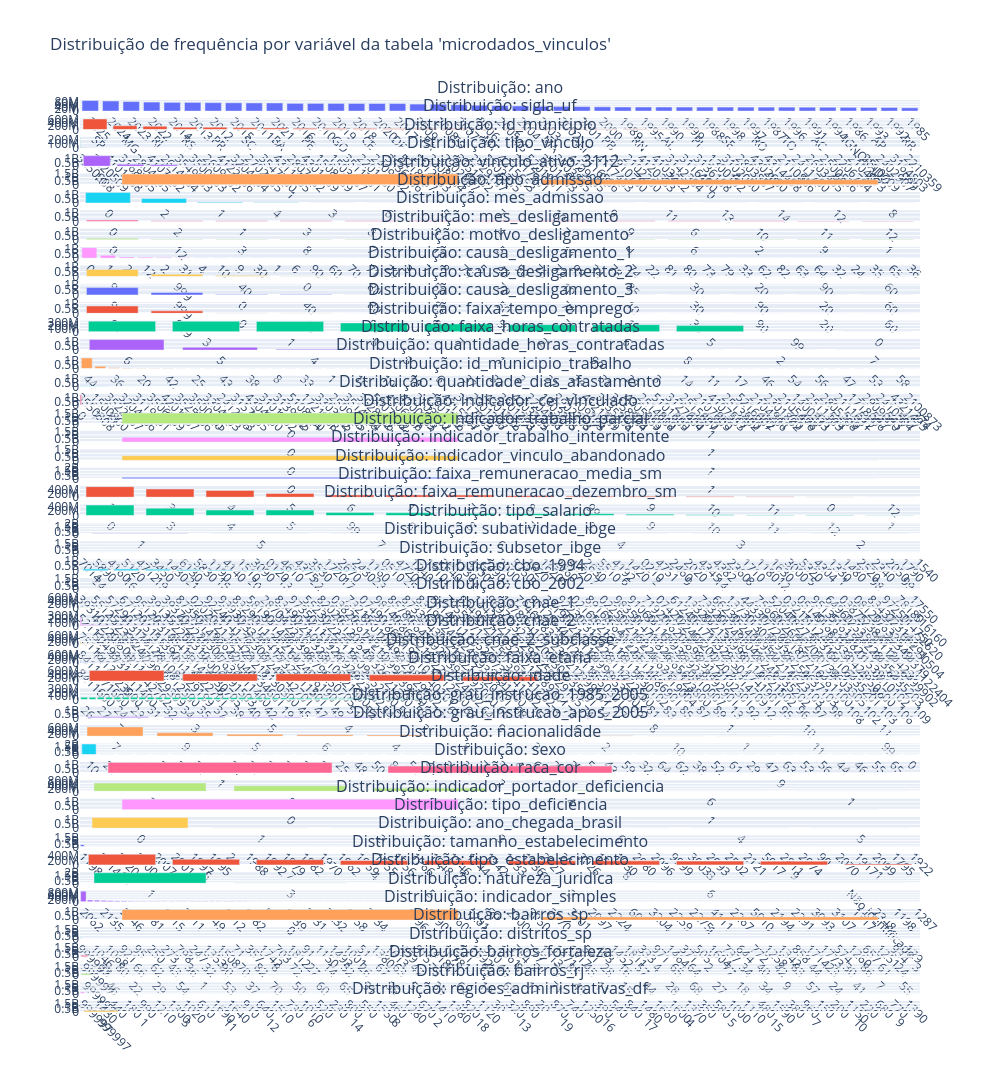

Write notebook code for a chart like this one.
### Markdown cell above
### Valores Categoricos

### Code cell
import plotly.graph_objects as go
from plotly.subplots import make_subplots
import webbrowser


def get_value_counts(client, table, col):
    query = f"""
    SELECT
        `{col}` AS value,
        COUNT(*) AS freq
    FROM `{table}`
    GROUP BY `{col}`
    ORDER BY freq DESC
    
    """
    df = client.query(query).to_dataframe()
    df["value"] = df["value"].astype(str)  # garante eixo categórico consistente
    return df

dtypes=list(df_metadata_t1['data_type'].values)
columns = list(df_metadata_t1['column_name'].values)

cat_columns=[
    col for col, dtype in zip(columns, dtypes) 
    if dtype in ['STRING',"INT64", 'DATE', 'DATETIME', 'TIMESTAMP']
    ]

table = f"{DATASET_NAME}.{SCHEMA_NAME}.{TABLE}"

# Coleta os value_counts de cada coluna (uma query por coluna)
value_counts_dict = {}
for col in cat_columns:
    print(f"Consultando: {col}")
    value_counts_dict[col] = get_value_counts(client, table, col)

# Monta o grid vertical: 1 gráfico por linha
n = len(cat_columns)
fig = make_subplots(
    rows=n, cols=1,
    subplot_titles=[f"Distribuição: {col}" for col in cat_columns],
    vertical_spacing=0.4 / n  # espaçamento proporcional para não sobrepor títulos
)

for i, col in enumerate(cat_columns, start=1):
    df_vc = value_counts_dict[col]
    fig.add_trace(
        go.Bar(
            x=df_vc["value"],
            y=df_vc["freq"],
            name=col,
            showlegend=False
        ),
        row=i, col=1
    )
    fig.update_xaxes(tickangle=45, row=i, col=1)

# Altura por gráfico ~350px, permitindo scroll vertical no notebook/HTML
fig.update_layout(
    height=350 * n,
    width=1000,
    title_text=f"Distribuição de frequência por variável da tabela '{TABLE}'",
    showlegend=False
)

# Salva como HTML
output_path = os.path.abspath(f"data/outputs/distribuicao_{TABLE}_cat_columns.html")
fig.show()

### Figure 1 — Plotly figure (JSON) as saved in the notebook; plotly's stock layout.template omitted (floating-point values rounded to 4 significant figures; data arrays with more than 128 entries replaced by an {"elided": "..."} marker saying what was removed)
{"data": [{"name": "ano", "showlegend": false, "type": "bar", "x": ["2025", "2024", "2023", "2022", "2014", "2013", "2012", "2015", "2011", "2021", "2016", "2010", "2019", "2018", "2020", "2017", "2009", "2008", "2007", "2006", "2005", "2004", "2003", "2002", "2001", "2000", "1989", "1995", "1990", "1999", "1988", "1998", "1997", "1987", "1996", "1991", "1994", "1986", "1993", "1992", "1985"], "xaxis": "x", "y": [91710262, 87747220, 82966522, 78488470, 76107279, 75400510, 73326485, 72175102, 70971125, 70521981, 67144598, 66747302, 66667417, 66214692, 65921194, 65655882, 61126896, 59706419, 54649133, 50701027, 47657099, 44683910, 41969162, 40927865, 39243045, 37262386, 35901328, 35526312, 35305510, 35164287, 35013779, 35005506, 34652391, 34437408, 34369960, 33909840, 33558592, 32813619, 32209927, 31519344, 28525167], "yaxis": "y"}, {"name": "sigla_uf", "showlegend": false, "type": "bar", "x": ["SP", "MG", "RJ", "RS", "PR", "SC", "BA", "PE", "GO", "CE", "DF", "PA", "ES", "MT", "MS", "MA", "AM", "PB", "RN", "AL", "PI", "SE", "RO", "TO", "AC", "IGNORADO", "AP", "RR"], "xaxis": "x2", "y": [655781251, 232053687, 202165798, 144716107, 140673903, 102824178, 94603153, 69432793, 63450993, 59413142, 51015322, 43172285, 42193156, 36356945, 28852514, 26529024, 25250496, 25205679, 24649643, 21491639, 16649108, 16050080, 13744885, 10100898, 5008264, 4502735, 4461111, 3257164], "yaxis": "y2"}, {"name": "id_municipio", "showlegend": false, "type": "bar", "x": {"elided": "5572 str values"}, "xaxis": "x3", "y": {"elided": "5572 int values"}, "yaxis": "y3"}, {"name": "tipo_vinculo", "showlegend": false, "type": "bar", "x": ["10", "1", "30", "60", "35", "25", "50", "2", "31", "20", "15", "97", "55", "5", "96", "90", "70", "75", "40", null, "4", "95", "3", "65", "80", "999"], "xaxis": "x4", "y": [1376959406, 256589965, 194041404, 51654565, 50685486, 37598462, 30728260, 27242052, 23725462, 21715819, 18183311, 15276800, 13927564, 9661594, 8170922, 5136511, 4878249, 4038996, 3282296, 3131007, 2905422, 1736256, 815679, 762036, 753603, 4826], "yaxis": "y4"}, {"name": "vinculo_ativo_3112", "showlegend": false, "type": "bar", "x": ["1", "0"], "xaxis": "x5", "y": [1470804347, 692801606], "yaxis": "y5"}, {"name": "tipo_admissao", "showlegend": false, "type": "bar", "x": ["0", "2", null, "1", "4", "3", "6", "5", "7", "10", "9", "11", "13", "14", "12", "8"], "xaxis": "x6", "y": [1217348250, 517200798, 299869010, 87017588, 36883411, 4229082, 546061, 244396, 95167, 56457, 39588, 36901, 11756, 11366, 9766, 6356], "yaxis": "y6"}, {"name": "mes_admissao", "showlegend": false, "type": "bar", "x": [null, "0", "2", "1", "3", "8", "5", "4", "7", "9", "6", "10", "11", "12"], "xaxis": "x7", "y": [1215742050, 166312752, 73916300, 72656816, 72417307, 68134347, 67250897, 66074661, 64728492, 64708205, 63809286, 63102797, 59731551, 45020492], "yaxis": "y7"}, {"name": "mes_desligamento", "showlegend": false, "type": "bar", "x": [null, "0", "12", "3", "8", "7", "10", "5", "11", "4", "6", "2", "9", "1"], "xaxis": "x8", "y": [1296803641, 174253604, 76462901, 60626594, 57000730, 56663231, 56659151, 56277288, 55984769, 54960279, 54669904, 54599252, 54597212, 54047397], "yaxis": "y8"}, {"name": "motivo_desligamento", "showlegend": false, "type": "bar", "x": ["0", null, "11", "21", "12", "2", "31", "4", "10", "9", "30", "1", "6", "90", "60", "70", "71", "20", "3", "7", "8", "75", "5", "40", "50", "76", "72", "99", "34", "78", "74", "22", "81", "80", "73", "79", "33", "62", "82", "63", "64", "32", "24", "35", "65", "36"], "xaxis": "x9", "y": [1091610954, 378651558, 295957780, 129771310, 108460027, 60598729, 39161902, 21564770, 9146163, 4417722, 4215463, 3607807, 2380741, 2310686, 2053091, 1530814, 1378653, 1286804, 1185132, 967786, 414985, 390113, 371206, 346348, 328390, 243964, 233987, 175987, 142047, 101239, 100839, 92170, 86745, 78038, 76126, 62988, 41381, 31532, 5965, 5853, 5440, 5172, 3555, 1667, 1428, 896], "yaxis": "y9"}, {"name": "causa_desligamento_1", "showlegend": false, "type": "bar", "x": [null, "99", "999", "40", "0", "80", "50", "70", "10", "85", "30", "20", "90", "60"], "xaxis": "x10", "y": [1036308654, 706619069, 233126383, 98460320, 40927865, 13516260, 13457503, 6729997, 5224022, 5207561, 2808610, 544545, 485241, 189923], "yaxis": "y10"}, {"name": "causa_desligamento_2", "showlegend": false, "type": "bar", "x": [null, "99", "999", "0", "40", "80", "85", "50", "70", "10", "30", "90", "20", "60"], "xaxis": "x11", "y": [1070576448, 749046043, 248720896, 40927865, 40723304, 5118452, 2465244, 2315996, 1629850, 988912, 834673, 180053, 61285, 16932], "yaxis": "y11"}, {"name": "causa_desligamento_3", "showlegend": false, "type": "bar", "x": [null, "99", "999", "0", "40", "80", "85", "50", "70", "10", "30", "90", "20", "60"], "xaxis": "x12", "y": [1080018226, 759246094, 254439735, 40927865, 22459687, 2502372, 1116921, 1053164, 842899, 445426, 433386, 89354, 22878, 7946], "yaxis": "y12"}, {"name": "faixa_tempo_emprego", "showlegend": false, "type": "bar", "x": ["4", "3", "1", "8", "7", "2", "6", "5", null, "99", "0"], "xaxis": "x13", "y": [335483154, 331831846, 323262178, 278652780, 248396306, 223518054, 222933265, 194381499, 2484585, 1836723, 825563], "yaxis": "y13"}, {"name": "faixa_horas_contratadas", "showlegend": false, "type": "bar", "x": ["6", "5", null, "4", "3", "1", "99", "8", "2", "7"], "xaxis": "x14", "y": [1318899975, 357954626, 299966163, 108368809, 39748269, 18837556, 9231553, 5153317, 3076776, 2368909], "yaxis": "y14"}, {"name": "quantidade_horas_contratadas", "showlegend": false, "type": "bar", "x": ["44", null, "40", "36", "30", "20", "24", "42", "22", "25", "99", "43", "0", "38", "35", "8", "12", "33", "48", "1", "41", "16", "32", "10", "45", "18", "4", "6", "15", "37", "39", "34", "28", "2", "51", "27", "5", "26", "21", "31", "13", "23", "9", "3", "7", "14", "29", "11", "19", "17", "50", "46", "52", "54", "49", "56", "60", "47", "55", "53", "57", "58", "59"], "xaxis": "x15", "y": [1294599912, 299635922, 262591626, 78200669, 67356542, 34594701, 18107814, 16556108, 11307652, 5861234, 5833426, 5463910, 3710482, 3681813, 3303476, 2906161, 2737361, 2645056, 2562703, 2496121, 2263438, 2170750, 2168030, 2060805, 1965654, 1943792, 1901915, 1696096, 1564999, 1511845, 1511843, 1449760, 1380005, 1192744, 1024522, 1001411, 990335, 979991, 978652, 872917, 861596, 778920, 767750, 749047, 743380, 652718, 615506, 599310, 584040, 449855, 255359, 244357, 228736, 226707, 225804, 198540, 186847, 156463, 135422, 74758, 35768, 32490, 20387], "yaxis": "y15"}, {"name": "id_municipio_trabalho", "showlegend": false, "type": "bar", "x": {"elided": "5572 str values"}, "xaxis": "x16", "y": {"elided": "5572 int values"}, "yaxis": "y16"}, {"name": "quantidade_dias_afastamento", "showlegend": false, "type": "bar", "x": {"elided": "535 str values"}, "xaxis": "x17", "y": {"elided": "535 int values"}, "yaxis": "y17"}, {"name": "indicador_cei_vinculado", "showlegend": false, "type": "bar", "x": ["0", null, "1"], "xaxis": "x18", "y": [1661361092, 472748683, 29496178], "yaxis": "y18"}, {"name": "indicador_trabalho_parcial", "showlegend": false, "type": "bar", "x": [null, "0", "1"], "xaxis": "x19", "y": [1487712313, 671897999, 3995641], "yaxis": "y19"}, {"name": "indicador_trabalho_intermitente", "showlegend": false, "type": "bar", "x": [null, "0", "1"], "xaxis": "x20", "y": [1487712313, 671010313, 4883327], "yaxis": "y20"}, {"name": "indicador_vinculo_abandonado", "showlegend": false, "type": "bar", "x": [null, "0", "1"], "xaxis": "x21", "y": [1901181949, 260533291, 1890713], "yaxis": "y21"}, {"name": "faixa_remuneracao_media_sm", "showlegend": false, "type": "bar", "x": ["2", "3", "4", "5", "6", "1", "7", "8", "99", "9", "10", "11", null, "0", "12"], "xaxis": "x22", "y": [554752420, 432450582, 358716486, 196253330, 118972900, 115969494, 109973687, 80071958, 54020518, 52051317, 30390192, 26575464, 20144848, 10926899, 2335858], "yaxis": "y22"}, {"name": "faixa_remuneracao_dezembro_sm", "showlegend": false, "type": "bar", "x": ["0", "3", "4", "5", "99", "6", null, "8", "7", "2", "9", "10", "11", "12", "1"], "xaxis": "x23", "y": [485493055, 337088859, 256067560, 255860951, 138490408, 131995553, 119414691, 93305685, 88777448, 86721324, 66514307, 43294163, 25537408, 24471368, 10573173], "yaxis": "y23"}, {"name": "tipo_salario", "showlegend": false, "type": "bar", "x": [null, "1", "5", "7", "6", "4", "3", "2"], "xaxis": "x24", "y": [2097391261, 61195856, 4006703, 426415, 297618, 158201, 94484, 35415], "yaxis": "y24"}, {"name": "subatividade_ibge", "showlegend": false, "type": "bar", "x": {"elided": "234 str values"}, "xaxis": "x25", "y": {"elided": "234 int values"}, "yaxis": "y25"}, {"name": "subsetor_ibge", "showlegend": false, "type": "bar", "x": [null, "24", "16", "19", "21", "15", "20", "13", "22", "17", "23", "25", "11", "18", "10", "3", "4", "7", "6", "2", "9", "14", "8", "12", "5", "1", "98", "99"], "xaxis": "x26", "y": [1068706494, 170369225, 168183767, 141296631, 103055935, 69372619, 58101511, 46919606, 40720174, 37192468, 36892747, 36182163, 24672170, 22697745, 20850409, 18674128, 14538348, 12319825, 11427884, 10396805, 10263163, 9486772, 9111240, 8449925, 7912212, 5170674, 606164, 35149], "yaxis": "y26"}, {"name": "cbo_1994", "showlegend": false, "type": "bar", "x": {"elided": "2381 str values"}, "xaxis": "x27", "y": {"elided": "2381 int values"}, "yaxis": "y27"}, {"name": "cbo_2002", "showlegend": false, "type": "bar", "x": {"elided": "2843 str values"}, "xaxis": "x28", "y": {"elided": "2843 int values"}, "yaxis": "y28"}, {"name": "cnae_1", "showlegend": false, "type": "bar", "x": {"elided": "619 str values"}, "xaxis": "x29", "y": {"elided": "619 int values"}, "yaxis": "y29"}, {"name": "cnae_2", "showlegend": false, "type": "bar", "x": {"elided": "674 str values"}, "xaxis": "x30", "y": {"elided": "674 int values"}, "yaxis": "y30"}, {"name": "cnae_2_subclasse", "showlegend": false, "type": "bar", "x": {"elided": "1362 str values"}, "xaxis": "x31", "y": {"elided": "1362 int values"}, "yaxis": "y31"}, {"name": "faixa_etaria", "showlegend": false, "type": "bar", "x": ["5", "6", "3", "4", "7", "2", "8", null, "1", "99"], "xaxis": "x32", "y": [627393703, 426643306, 425458889, 369639702, 256969750, 30018183, 21924977, 4184807, 1368389, 4247], "yaxis": "y32"}, {"name": "idade", "showlegend": false, "type": "bar", "x": [null, "26", "25", "27", "28", "24", "29", "23", "30", "31", "22", "32", "33", "34", "21", "35", "36", "37", "20", "38", "39", "40", "41", "42", "43", "19", "44", "45", "46", "47", "48", "49", "50", "51", "18", "52", "53", "54", "55", "56", "57", "58", "59", "17", "60", "61", "62", "63", "16", "64", "65", "66", "67", "68", "69", "15", "70", "71", "72", "73", "0", "74", "75", "14", "76", "77", "78", "79", "80", "81", "82", "83", "84", "85", "86", "87", "88", "89", "90", "13", "91", "92", "93", "12", "94", "95", "11", "96", "10", "97", "100", "98", "99", "108", "101", "102", "104", "103", "107", "106", "105", "109"], "xaxis": "x33", "y": [299635922, 63342231, 63095348, 62988720, 62359635, 62293061, 61467511, 60476476, 60431668, 59189452, 57982964, 57864613, 56496088, 55216553, 54850631, 53862521, 52510784, 51006134, 50302311, 49427131, 47840114, 46276696, 44568566, 42915757, 41131582, 41080758, 39186040, 37254092, 35387248, 33479479, 31583332, 29680976, 27781189, 25827105, 23951173, 23920218, 22098245, 20297038, 18551767, 16814257, 15135897, 13541241, 12038338, 11645529, 10550677, 8899313, 7443098, 6250049, 5823307, 5256165, 4352665, 3389575, 2657455, 2139753, 1723944, 1651727, 1372372, 1009768, 783197, 613742, 486101, 478185, 373882, 314957, 276134, 214317, 166413, 129579, 105183, 68877, 54019, 42759, 34444, 27853, 22586, 18278, 16056, 11714, 9001, 7892, 7292, 6344, 5472, 4057, 3945, 3243, 2732, 2530, 2261, 1993, 1741, 1498, 1165, 135, 31, 25, 14, 14, 12, 11, 7, 3], "yaxis": "y33"}, {"name": "grau_instrucao_1985_2005", "showlegend": false, "type": "bar", "x": [null, "7", "3", "5", "4", "2", "9", "6", "8", "1", "10", "11"], "xaxis": "x34", "y": [1409106992, 150609375, 116578725, 116287413, 113141618, 82164621, 70441016, 60466117, 24937963, 19788627, 56542, 26944], "yaxis": "y34"}, {"name": "grau_instrucao_apos_2005", "showlegend": false, "type": "bar", "x": [null, "7", "9", "5", "6", "4", "8", "3", "2", "10", "1", "11", "99"], "xaxis": "x35", "y": [759656437, 669029338, 248627592, 143476686, 102528036, 86271317, 53021233, 43953972, 41502910, 6587607, 6235278, 2715479, 68], "yaxis": "y35"}, {"name": "nacionalidade", "showlegend": false, "type": "bar", "x": ["10", null, "26", "40", "45", "20", "21", "24", "41", "22", "34", "39", "30", "35", "23", "25", "48", "50", "80", "54", "42", "36", "28", "70", "31", "49", "60", "27", "37", "51", "43", "59", "32", "64", "62", "38", "52", "61", "29", "47", "63", "53", "56", "44", "46", "55", "65", "0"], "xaxis": "x36", "y": [2153319779, 3239324, 1270781, 910555, 671883, 567237, 496085, 265225, 201344, 190589, 188253, 183783, 183754, 170113, 153224, 147176, 130312, 120120, 120015, 116247, 107262, 98014, 87504, 85743, 69507, 68967, 66990, 65988, 61630, 41258, 32495, 30331, 26478, 25766, 12199, 11988, 9758, 9026, 8473, 8090, 7679, 6232, 5404, 4860, 4319, 3938, 204, 51], "yaxis": "y36"}, {"name": "sexo", "showlegend": false, "type": "bar", "x": ["1", "2", "9"], "xaxis": "x37", "y": [1306777789, 856828096, 68], "yaxis": "y37"}, {"name": "raca_cor", "showlegend": false, "type": "bar", "x": [null, "2", "8", "9", "4", "6", "1"], "xaxis": "x38", "y": [794744074, 622068252, 423065197, 239564182, 71541383, 9371938, 3250927], "yaxis": "y38"}, {"name": "indicador_portador_deficiencia", "showlegend": false, "type": "bar", "x": ["0", null, "1"], "xaxis": "x39", "y": [1341948941, 810357464, 11299548], "yaxis": "y39"}, {"name": "tipo_deficiencia", "showlegend": false, "type": "bar", "x": ["0", null, "1", "2", "3", "6", "4", "5"], "xaxis": "x40", "y": [1341903446, 810361360, 5340168, 2222674, 1527878, 1040350, 957895, 252182], "yaxis": "y40"}, {"name": "ano_chegada_brasil", "showlegend": false, "type": "bar", "x": {"elided": "183 str values"}, "xaxis": "x41", "y": {"elided": "183 int values"}, "yaxis": "y41"}, {"name": "tamanho_estabelecimento", "showlegend": false, "type": "bar", "x": ["10", "5", "7", "4", "2", "6", "8", "3", "9", "1"], "xaxis": "x42", "y": [487728804, 260707693, 240659181, 202230603, 201479541, 187781682, 187403932, 176989528, 174147450, 44477539], "yaxis": "y42"}, {"name": "tipo_estabelecimento", "showlegend": false, "type": "bar", "x": ["1", "3", "5", "2", "6", null, "Não identificado"], "xaxis": "x43", "y": [2085061006, 58926938, 6318345, 4478765, 4140234, 2923331, 1757334], "yaxis": "y43"}, {"name": "natureza_juridica", "showlegend": false, "type": "bar", "x": ["2062", null, "2054", "1031", "2135", "1023", "3999", "2046", "2305", "1244", "4081", "20", "2240", "1015", "2038", "3085", "2011", "2143", "3069", "4049", "3026", "1104", "1112", "2119", "4120", "1082", "2151", "1066", "80", "3077", "1120", "1139", "1147", "1074", "3131", "4080", "4022", "2232", "1333", "2992", "1058", "10", "1155", "3034", "3018", "4014", "40", "3220", "50", "1996", "1040", "3042", "1090", "4065", "2020", "2160", "2127", "1279", "1201", "1171", "2178", "30", "2313", "70", "2100", "2283", "1236", "3050", "35", "90", "2070", "1210", "3130", "3301", "1325", "1260", "2097", "2321", "2089", "2224", "1163", "4995", "60", "2076", "4030", "3204", "1180", "4073", "2259", "5029", "1228", "2275", "5037", "3212", "4111", "3123", "5002", "2267", "2208", "3263", "5010", "1309", "3247", "2194", "4090", "3255", "2291", "2216", "3310", "3093", "4057", "3115", "3107", "3271", "1252", "1317", "1341", "2330", "2348", "3239", "3280", "1198", "1295", "3298", "1287"], "xaxis": "x44", "y": [917357595, 311782665, 150603411, 132290431, 111566443, 89503622, 64013499, 54376164, 29974780, 25811869, 23218473, 22619080, 18054289, 16352446, 15765812, 15373323, 13899624, 13767001, 9301748, 9224803, 8837966, 7999899, 7287070, 6229533, 5809147, 5316859, 4479819, 4059776, 3909204, 3900753, 3648113, 3408833, 3335329, 2941568, 2933662, 2889330, 2887389, 2800871, 2763177, 2701485, 2542158, 2503221, 1893686, 1715209, 1663427, 1603800, 1288581, 1229165, 1211060, 955572, 860894, 855492, 786407, 751771, 677925, 603131, 599156, 585835, 571589, 554496, 535235, 493536, 450265, 414044, 413304, 405841, 371525, 353688, 349614, 304435, 292032, 277756, 275646, 227868, 227036, 203214, 199927, 149309, 140728, 132218, 125316, 77661, 75244, 66838, 65004, 59779, 50862, 43064, 40286, 40113, 37515, 26803, 20497, 20368, 19587, 17149, 17047, 15412, 15156, 12234, 11203, 9877, 8946, 8193, 7325, 6924, 6522, 5965, 3919, 3552, 3396, 3392, 3096, 2874, 2656, 1900, 1281, 1139, 544, 396, 182, 62, 7, 6, 4], "yaxis": "y44"}, {"name": "indicador_simples", "showlegend": false, "type": "bar", "x": ["0", null, "1"], "xaxis": "x45", "y": [1243004241, 545175356, 375426356], "yaxis": "y45"}, {"name": "bairros_sp", "showlegend": false, "type": "bar", "x": {"elided": "1678 str values"}, "xaxis": "x46", "y": {"elided": "1678 int values"}, "yaxis": "y46"}, {"name": "distritos_sp", "showlegend": false, "type": "bar", "x": [null, "999997", "79", "33", "71", "80", "7", "66", "46", "62", "92", "43", "25", "36", "6", "32", "51", "90", "9", "70", "69", "82", "10", "8", "53", "72", "91", "27", "13", "14", "89", "52", "60", "26", "39", "67", "12", "63", "15", "47", "74", "78", "68", "81", "59", "1", "22", "95", "20", "48", "96", "87", "93", "21", "56", "75", "38", "85", "19", "45", "49", "28", "17", "16", "37", "57", "35", "4", "94", "65", "73", "64", "54", "2", "84", "77", "29", "34", "18", "40", "41", "42", "76", "83", "88", "44", "11", "23", "55", "30", "58", "86", "50", "61", "5", "24", "31", "3"], "xaxis": "x47", "y": [1728042884, 262424004, 16162021, 9815165, 8553445, 7416179, 6772049, 5594129, 4440608, 4296029, 3957960, 3803733, 3392121, 3337086, 3184977, 2957158, 2942297, 2808634, 2783651, 2709491, 2384071, 2342659, 2257883, 2152738, 2103423, 2022874, 1956557, 1927464, 1915865, 1887250, 1874489, 1791230, 1734852, 1731243, 1720785, 1646042, 1593774, 1580361, 1529625, 1504912, 1451757, 1401098, 1396726, 1316323, 1215706, 1208205, 1129029, 1116748, 1114067, 1074313, 1067795, 1027009, 990007, 950651, 929066, 902045, 899244, 895247, 884856, 850087, 849381, 827982, 815156, 806830, 806662, 758124, 751432, 746128, 643262, 634518, 625722, 622837, 611437, 587177, 553369, 547131, 530642, 493315, 478390, 467874, 449028, 425139, 396143, 394548, 389482, 389277, 370358, 360578, 319266, 308817, 293722, 279170, 247576, 240006, 234738, 204260, 169176, 105603], "yaxis": "y47"}, {"name": "bairros_fortaleza", "showlegend": false, "type": "bar", "x": [null, "999997", "20", "46", "3", "22", "40", "29", "32", "54", "47", "1", "12", "53", "10", "37", "42", "70", "58", "50", "21", "60", "8", "65", "6", "31", "30", "35", "63", "5", "67", "38", "48", "64", "52", "19", "61", "69", "39", "17", "23", "71", "43", "45", "25", "11", "26", "15", "14", "44", "66", "28", "49", "68", "59", "27", "13", "18", "33", "34", "2", "9", "51", "57", "56", "24", "16", "41", "62", "7", "36", "55", "4"], "xaxis": "x48", "y": [1884929054, 262424004, 3052913, 1628519, 1391424, 850333, 681921, 633737, 611090, 531093, 527262, 386233, 377157, 365769, 340186, 306270, 298304, 190186, 186597, 170717, 168691, 164151, 151423, 150694, 144572, 135534, 132921, 132879, 130343, 129991, 124035, 119330, 113861, 112553, 109232, 108149, 106850, 86328, 83751, 72583, 69551, 67286, 58410, 56530, 55947, 55946, 55861, 53830, 52764, 52182, 50064, 49533, 48732, 48377, 46479, 43333, 41487, 39823, 34875, 32723, 28710, 27829, 26961, 25692, 22420, 21553, 20666, 20207, 17644, 8348, 6894, 4047, 609], "yaxis": "y48"}, {"name": "bairros_rj", "showlegend": false, "type": "bar", "x": {"elided": "172 str values"}, "xaxis": "x49", "y": {"elided": "172 int values"}, "yaxis": "y49"}, {"name": "regioes_administrativas_df", "showlegend": false, "type": "bar", "x": [null, "999997", "1", "3", "11", "12", "6", "14", "8", "2", "18", "13", "19", "16", "17", "4", "5", "15", "7", "10", "9"], "xaxis": "x50", "y": [1866429283, 262424004, 20459349, 3970842, 3393657, 1086157, 851838, 717594, 714281, 603664, 561908, 496256, 445365, 372263, 254232, 214311, 156551, 156516, 131091, 122024, 44767], "yaxis": "y50"}], "layout": {"annotations": [{"font": {"size": 16}, "showarrow": false, "text": "Distribuição: ano", "x": 0.5, "xanchor": "center", "xref": "paper", "y": 1.0, "yanchor": "bottom", "yref": "paper"}, {"font": {"size": 16}, "showarrow": false, "text": "Distribuição: sigla_uf", "x": 0.5, "xanchor": "center", "xref": "paper", "y": 0.9798, "yanchor": "bottom", "yref": "paper"}, {"font": {"size": 16}, "showarrow": false, "text": "Distribuição: id_municipio", "x": 0.5, "xanchor": "center", "xref": "paper", "y": 0.9597, "yanchor": "bottom", "yref": "paper"}, {"font": {"size": 16}, "showarrow": false, "text": "Distribuição: tipo_vinculo", "x": 0.5, "xanchor": "center", "xref": "paper", "y": 0.9395, "yanchor": "bottom", "yref": "paper"}, {"font": {"size": 16}, "showarrow": false, "text": "Distribuição: vinculo_ativo_3112", "x": 0.5, "xanchor": "center", "xref": "paper", "y": 0.9194, "yanchor": "bottom", "yref": "paper"}, {"font": {"size": 16}, "showarrow": false, "text": "Distribuição: tipo_admissao", "x": 0.5, "xanchor": "center", "xref": "paper", "y": 0.8992, "yanchor": "bottom", "yref": "paper"}, {"font": {"size": 16}, "showarrow": false, "text": "Distribuição: mes_admissao", "x": 0.5, "xanchor": "center", "xref": "paper", "y": 0.879, "yanchor": "bottom", "yref": "paper"}, {"font": {"size": 16}, "showarrow": false, "text": "Distribuição: mes_desligamento", "x": 0.5, "xanchor": "center", "xref": "paper", "y": 0.8589, "yanchor": "bottom", "yref": "paper"}, {"font": {"size": 16}, "showarrow": false, "text": "Distribuição: motivo_desligamento", "x": 0.5, "xanchor": "center", "xref": "paper", "y": 0.8387, "yanchor": "bottom", "yref": "paper"}, {"font": {"size": 16}, "showarrow": false, "text": "Distribuição: causa_desligamento_1", "x": 0.5, "xanchor": "center", "xref": "paper", "y": 0.8186, "yanchor": "bottom", "yref": "paper"}, {"font": {"size": 16}, "showarrow": false, "text": "Distribuição: causa_desligamento_2", "x": 0.5, "xanchor": "center", "xref": "paper", "y": 0.7984, "yanchor": "bottom", "yref": "paper"}, {"font": {"size": 16}, "showarrow": false, "text": "Distribuição: causa_desligamento_3", "x": 0.5, "xanchor": "center", "xref": "paper", "y": 0.7782, "yanchor": "bottom", "yref": "paper"}, {"font": {"size": 16}, "showarrow": false, "text": "Distribuição: faixa_tempo_emprego", "x": 0.5, "xanchor": "center", "xref": "paper", "y": 0.7581, "yanchor": "bottom", "yref": "paper"}, {"font": {"size": 16}, "showarrow": false, "text": "Distribuição: faixa_horas_contratadas", "x": 0.5, "xanchor": "center", "xref": "paper", "y": 0.7379, "yanchor": "bottom", "yref": "paper"}, {"font": {"size": 16}, "showarrow": false, "text": "Distribuição: quantidade_horas_contratadas", "x": 0.5, "xanchor": "center", "xref": "paper", "y": 0.7178, "yanchor": "bottom", "yref": "paper"}, {"font": {"size": 16}, "showarrow": false, "text": "Distribuição: id_municipio_trabalho", "x": 0.5, "xanchor": "center", "xref": "paper", "y": 0.6976, "yanchor": "bottom", "yref": "paper"}, {"font": {"size": 16}, "showarrow": false, "text": "Distribuição: quantidade_dias_afastamento", "x": 0.5, "xanchor": "center", "xref": "paper", "y": 0.6774, "yanchor": "bottom", "yref": "paper"}, {"font": {"size": 16}, "showarrow": false, "text": "Distribuição: indicador_cei_vinculado", "x": 0.5, "xanchor": "center", "xref": "paper", "y": 0.6573, "yanchor": "bottom", "yref": "paper"}, {"font": {"size": 16}, "showarrow": false, "text": "Distribuição: indicador_trabalho_parcial", "x": 0.5, "xanchor": "center", "xref": "paper", "y": 0.6371, "yanchor": "bottom", "yref": "paper"}, {"font": {"size": 16}, "showarrow": false, "text": "Distribuição: indicador_trabalho_intermitente", "x": 0.5, "xanchor": "center", "xref": "paper", "y": 0.617, "yanchor": "bottom", "yref": "paper"}, {"font": {"size": 16}, "showarrow": false, "text": "Distribuição: indicador_vinculo_abandonado", "x": 0.5, "xanchor": "center", "xref": "paper", "y": 0.5968, "yanchor": "bottom", "yref": "paper"}, {"font": {"size": 16}, "showarrow": false, "text": "Distribuição: faixa_remuneracao_media_sm", "x": 0.5, "xanchor": "center", "xref": "paper", "y": 0.5766, "yanchor": "bottom", "yref": "paper"}, {"font": {"size": 16}, "showarrow": false, "text": "Distribuição: faixa_remuneracao_dezembro_sm", "x": 0.5, "xanchor": "center", "xref": "paper", "y": 0.5565, "yanchor": "bottom", "yref": "paper"}, {"font": {"size": 16}, "showarrow": false, "text": "Distribuição: tipo_salario", "x": 0.5, "xanchor": "center", "xref": "paper", "y": 0.5363, "yanchor": "bottom", "yref": "paper"}, {"font": {"size": 16}, "showarrow": false, "text": "Distribuição: subatividade_ibge", "x": 0.5, "xanchor": "center", "xref": "paper", "y": 0.5162, "yanchor": "bottom", "yref": "paper"}, {"font": {"size": 16}, "showarrow": false, "text": "Distribuição: subsetor_ibge", "x": 0.5, "xanchor": "center", "xref": "paper", "y": 0.496, "yanchor": "bottom", "yref": "paper"}, {"font": {"size": 16}, "showarrow": false, "text": "Distribuição: cbo_1994", "x": 0.5, "xanchor": "center", "xref": "paper", "y": 0.4758, "yanchor": "bottom", "yref": "paper"}, {"font": {"size": 16}, "showarrow": false, "text": "Distribuição: cbo_2002", "x": 0.5, "xanchor": "center", "xref": "paper", "y": 0.4557, "yanchor": "bottom", "yref": "paper"}, {"font": {"size": 16}, "showarrow": false, "text": "Distribuição: cnae_1", "x": 0.5, "xanchor": "center", "xref": "paper", "y": 0.4355, "yanchor": "bottom", "yref": "paper"}, {"font": {"size": 16}, "showarrow": false, "text": "Distribuição: cnae_2", "x": 0.5, "xanchor": "center", "xref": "paper", "y": 0.4154, "yanchor": "bottom", "yref": "paper"}, {"font": {"size": 16}, "showarrow": false, "text": "Distribuição: cnae_2_subclasse", "x": 0.5, "xanchor": "center", "xref": "paper", "y": 0.3952, "yanchor": "bottom", "yref": "paper"}, {"font": {"size": 16}, "showarrow": false, "text": "Distribuição: faixa_etaria", "x": 0.5, "xanchor": "center", "xref": "paper", "y": 0.375, "yanchor": "bottom", "yref": "paper"}, {"font": {"size": 16}, "showarrow": false, "text": "Distribuição: idade", "x": 0.5, "xanchor": "center", "xref": "paper", "y": 0.3549, "yanchor": "bottom", "yref": "paper"}, {"font": {"size": 16}, "showarrow": false, "text": "Distribuição: grau_instrucao_1985_2005", "x": 0.5, "xanchor": "center", "xref": "paper", "y": 0.3347, "yanchor": "bottom", "yref": "paper"}, {"font": {"size": 16}, "showarrow": false, "text": "Distribuição: grau_instrucao_apos_2005", "x": 0.5, "xanchor": "center", "xref": "paper", "y": 0.3146, "yanchor": "bottom", "yref": "paper"}, {"font": {"size": 16}, "showarrow": false, "text": "Distribuição: nacionalidade", "x": 0.5, "xanchor": "center", "xref": "paper", "y": 0.2944, "yanchor": "bottom", "yref": "paper"}, {"font": {"size": 16}, "showarrow": false, "text": "Distribuição: sexo", "x": 0.5, "xanchor": "center", "xref": "paper", "y": 0.2742, "yanchor": "bottom", "yref": "paper"}, {"font": {"size": 16}, "showarrow": false, "text": "Distribuição: raca_cor", "x": 0.5, "xanchor": "center", "xref": "paper", "y": 0.2541, "yanchor": "bottom", "yref": "paper"}, {"font": {"size": 16}, "showarrow": false, "text": "Distribuição: indicador_portador_deficiencia", "x": 0.5, "xanchor": "center", "xref": "paper", "y": 0.2339, "yanchor": "bottom", "yref": "paper"}, {"font": {"size": 16}, "showarrow": false, "text": "Distribuição: tipo_deficiencia", "x": 0.5, "xanchor": "center", "xref": "paper", "y": 0.2138, "yanchor": "bottom", "yref": "paper"}, {"font": {"size": 16}, "showarrow": false, "text": "Distribuição: ano_chegada_brasil", "x": 0.5, "xanchor": "center", "xref": "paper", "y": 0.1936, "yanchor": "bottom", "yref": "paper"}, {"font": {"size": 16}, "showarrow": false, "text": "Distribuição: tamanho_estabelecimento", "x": 0.5, "xanchor": "center", "xref": "paper", "y": 0.1734, "yanchor": "bottom", "yref": "paper"}, {"font": {"size": 16}, "showarrow": false, "text": "Distribuição: tipo_estabelecimento", "x": 0.5, "xanchor": "center", "xref": "paper", "y": 0.1533, "yanchor": "bottom", "yref": "paper"}, {"font": {"size": 16}, "showarrow": false, "text": "Distribuição: natureza_juridica", "x": 0.5, "xanchor": "center", "xref": "paper", "y": 0.1331, "yanchor": "bottom", "yref": "paper"}, {"font": {"size": 16}, "showarrow": false, "text": "Distribuição: indicador_simples", "x": 0.5, "xanchor": "center", "xref": "paper", "y": 0.113, "yanchor": "bottom", "yref": "paper"}, {"font": {"size": 16}, "showarrow": false, "text": "Distribuição: bairros_sp", "x": 0.5, "xanchor": "center", "xref": "paper", "y": 0.0928, "yanchor": "bottom", "yref": "paper"}, {"font": {"size": 16}, "showarrow": false, "text": "Distribuição: distritos_sp", "x": 0.5, "xanchor": "center", "xref": "paper", "y": 0.07264, "yanchor": "bottom", "yref": "paper"}, {"font": {"size": 16}, "showarrow": false, "text": "Distribuição: bairros_fortaleza", "x": 0.5, "xanchor": "center", "xref": "paper", "y": 0.05248, "yanchor": "bottom", "yref": "paper"}, {"font": {"size": 16}, "showarrow": false, "text": "Distribuição: bairros_rj", "x": 0.5, "xanchor": "center", "xref": "paper", "y": 0.03232, "yanchor": "bottom", "yref": "paper"}, {"font": {"size": 16}, "showarrow": false, "text": "Distribuição: regioes_administrativas_df", "x": 0.5, "xanchor": "center", "xref": "paper", "y": 0.01216, "yanchor": "bottom", "yref": "paper"}], "height": 17500, "showlegend": false, "title": {"text": "Distribuição de frequência por variável da tabela 'microdados_vinculos'"}, "width": 1000, "xaxis": {"anchor": "y", "domain": [0, 1], "tickangle": 45}, "xaxis10": {"anchor": "y10", "domain": [0, 1], "tickangle": 45}, "xaxis11": {"anchor": "y11", "domain": [0, 1], "tickangle": 45}, "xaxis12": {"anchor": "y12", "domain": [0, 1], "tickangle": 45}, "xaxis13": {"anchor": "y13", "domain": [0, 1], "tickangle": 45}, "xaxis14": {"anchor": "y14", "domain": [0, 1], "tickangle": 45}, "xaxis15": {"anchor": "y15", "domain": [0, 1], "tickangle": 45}, "xaxis16": {"anchor": "y16", "domain": [0, 1], "tickangle": 45}, "xaxis17": {"anchor": "y17", "domain": [0, 1], "tickangle": 45}, "xaxis18": {"anchor": "y18", "domain": [0, 1], "tickangle": 45}, "xaxis19": {"anchor": "y19", "domain": [0, 1], "tickangle": 45}, "xaxis2": {"anchor": "y2", "domain": [0, 1], "tickangle": 45}, "xaxis20": {"anchor": "y20", "domain": [0, 1], "tickangle": 45}, "xaxis21": {"anchor": "y21", "domain": [0, 1], "tickangle": 45}, "xaxis22": {"anchor": "y22", "domain": [0, 1], "tickangle": 45}, "xaxis23": {"anchor": "y23", "domain": [0, 1], "tickangle": 45}, "xaxis24": {"anchor": "y24", "domain": [0, 1], "tickangle": 45}, "xaxis25": {"anchor": "y25", "domain": [0, 1], "tickangle": 45}, "xaxis26": {"anchor": "y26", "domain": [0, 1], "tickangle": 45}, "xaxis27": {"anchor": "y27", "domain": [0, 1], "tickangle": 45}, "xaxis28": {"anchor": "y28", "domain": [0, 1], "tickangle": 45}, "xaxis29": {"anchor": "y29", "domain": [0, 1], "tickangle": 45}, "xaxis3": {"anchor": "y3", "domain": [0, 1], "tickangle": 45}, "xaxis30": {"anchor": "y30", "domain": [0, 1], "tickangle": 45}, "xaxis31": {"anchor": "y31", "domain": [0, 1], "tickangle": 45}, "xaxis32": {"anchor": "y32", "domain": [0, 1], "tickangle": 45}, "xaxis33": {"anchor": "y33", "domain": [0, 1], "tickangle": 45}, "xaxis34": {"anchor": "y34", "domain": [0, 1], "tickangle": 45}, "xaxis35": {"anchor": "y35", "domain": [0, 1], "tickangle": 45}, "xaxis36": {"anchor": "y36", "domain": [0, 1], "tickangle": 45}, "xaxis37": {"anchor": "y37", "domain": [0, 1], "tickangle": 45}, "xaxis38": {"anchor": "y38", "domain": [0, 1], "tickangle": 45}, "xaxis39": {"anchor": "y39", "domain": [0, 1], "tickangle": 45}, "xaxis4": {"anchor": "y4", "domain": [0, 1], "tickangle": 45}, "xaxis40": {"anchor": "y40", "domain": [0, 1], "tickangle": 45}, "xaxis41": {"anchor": "y41", "domain": [0, 1], "tickangle": 45}, "xaxis42": {"anchor": "y42", "domain": [0, 1], "tickangle": 45}, "xaxis43": {"anchor": "y43", "domain": [0, 1], "tickangle": 45}, "xaxis44": {"anchor": "y44", "domain": [0, 1], "tickangle": 45}, "xaxis45": {"anchor": "y45", "domain": [0, 1], "tickangle": 45}, "xaxis46": {"anchor": "y46", "domain": [0, 1], "tickangle": 45}, "xaxis47": {"anchor": "y47", "domain": [0, 1], "tickangle": 45}, "xaxis48": {"anchor": "y48", "domain": [0, 1], "tickangle": 45}, "xaxis49": {"anchor": "y49", "domain": [0, 1], "tickangle": 45}, "xaxis5": {"anchor": "y5", "domain": [0, 1], "tickangle": 45}, "xaxis50": {"anchor": "y50", "domain": [0, 1], "tickangle": 45}, "xaxis6": {"anchor": "y6", "domain": [0, 1], "tickangle": 45}, "xaxis7": {"anchor": "y7", "domain": [0, 1], "tickangle": 45}, "xaxis8": {"anchor": "y8", "domain": [0, 1], "tickangle": 45}, "xaxis9": {"anchor": "y9", "domain": [0, 1], "tickangle": 45}, "yaxis": {"anchor": "x", "domain": [0.9878, 1.0]}, "yaxis10": {"anchor": "x10", "domain": [0.8064, 0.8186]}, "yaxis11": {"anchor": "x11", "domain": [0.7862, 0.7984]}, "yaxis12": {"anchor": "x12", "domain": [0.7661, 0.7782]}, "yaxis13": {"anchor": "x13", "domain": [0.7459, 0.7581]}, "yaxis14": {"anchor": "x14", "domain": [0.7258, 0.7379]}, "yaxis15": {"anchor": "x15", "domain": [0.7056, 0.7178]}, "yaxis16": {"anchor": "x16", "domain": [0.6854, 0.6976]}, "yaxis17": {"anchor": "x17", "domain": [0.6653, 0.6774]}, "yaxis18": {"anchor": "x18", "domain": [0.6451, 0.6573]}, "yaxis19": {"anchor": "x19", "domain": [0.625, 0.6371]}, "yaxis2": {"anchor": "x2", "domain": [0.9677, 0.9798]}, "yaxis20": {"anchor": "x20", "domain": [0.6048, 0.617]}, "yaxis21": {"anchor": "x21", "domain": [0.5846, 0.5968]}, "yaxis22": {"anchor": "x22", "domain": [0.5645, 0.5766]}, "yaxis23": {"anchor": "x23", "domain": [0.5443, 0.5565]}, "yaxis24": {"anchor": "x24", "domain": [0.5242, 0.5363]}, "yaxis25": {"anchor": "x25", "domain": [0.504, 0.5162]}, "yaxis26": {"anchor": "x26", "domain": [0.4838, 0.496]}, "yaxis27": {"anchor": "x27", "domain": [0.4637, 0.4758]}, "yaxis28": {"anchor": "x28", "domain": [0.4435, 0.4557]}, "yaxis29": {"anchor": "x29", "domain": [0.4234, 0.4355]}, "yaxis3": {"anchor": "x3", "domain": [0.9475, 0.9597]}, "yaxis30": {"anchor": "x30", "domain": [0.4032, 0.4154]}, "yaxis31": {"anchor": "x31", "domain": [0.383, 0.3952]}, "yaxis32": {"anchor": "x32", "domain": [0.3629, 0.375]}, "yaxis33": {"anchor": "x33", "domain": [0.3427, 0.3549]}, "yaxis34": {"anchor": "x34", "domain": [0.3226, 0.3347]}, "yaxis35": {"anchor": "x35", "domain": [0.3024, 0.3146]}, "yaxis36": {"anchor": "x36", "domain": [0.2822, 0.2944]}, "yaxis37": {"anchor": "x37", "domain": [0.2621, 0.2742]}, "yaxis38": {"anchor": "x38", "domain": [0.2419, 0.2541]}, "yaxis39": {"anchor": "x39", "domain": [0.2218, 0.2339]}, "yaxis4": {"anchor": "x4", "domain": [0.9274, 0.9395]}, "yaxis40": {"anchor": "x40", "domain": [0.2016, 0.2138]}, "yaxis41": {"anchor": "x41", "domain": [0.1814, 0.1936]}, "yaxis42": {"anchor": "x42", "domain": [0.1613, 0.1734]}, "yaxis43": {"anchor": "x43", "domain": [0.1411, 0.1533]}, "yaxis44": {"anchor": "x44", "domain": [0.121, 0.1331]}, "yaxis45": {"anchor": "x45", "domain": [0.1008, 0.113]}, "yaxis46": {"anchor": "x46", "domain": [0.08064, 0.0928]}, "yaxis47": {"anchor": "x47", "domain": [0.06048, 0.07264]}, "yaxis48": {"anchor": "x48", "domain": [0.04032, 0.05248]}, "yaxis49": {"anchor": "x49", "domain": [0.02016, 0.03232]}, "yaxis5": {"anchor": "x5", "domain": [0.9072, 0.9194]}, "yaxis50": {"anchor": "x50", "domain": [0, 0.01216]}, "yaxis6": {"anchor": "x6", "domain": [0.887, 0.8992]}, "yaxis7": {"anchor": "x7", "domain": [0.8669, 0.879]}, "yaxis8": {"anchor": "x8", "domain": [0.8467, 0.8589]}, "yaxis9": {"anchor": "x9", "domain": [0.8266, 0.8387]}}}
